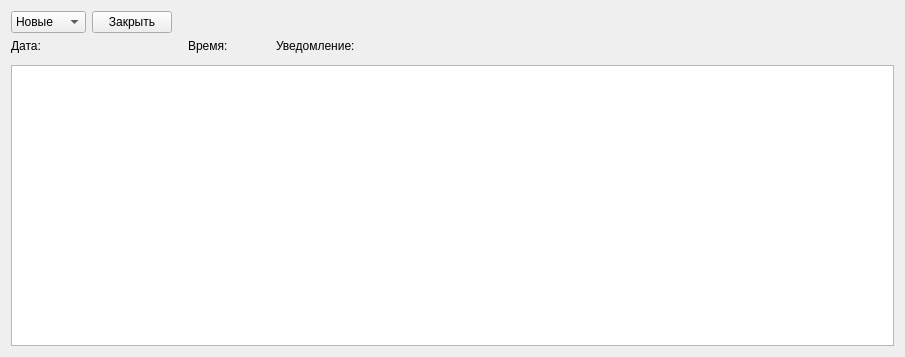
<?xml version="1.0" encoding="UTF-8"?>
<ui version="4.0">
 <class>NotificationsListWidget</class>
 <widget class="QWidget" name="NotificationsListWidget">
  <property name="geometry">
   <rect>
    <x>0</x>
    <y>0</y>
    <width>905</width>
    <height>357</height>
   </rect>
  </property>
  <property name="windowTitle">
   <string>Form</string>
  </property>
  <layout class="QVBoxLayout" name="verticalLayout">
   <item>
    <layout class="QHBoxLayout" name="horizontalLayout_2">
     <item>
      <widget class="QComboBox" name="comboBox">
       <item>
        <property name="text">
         <string>Новые</string>
        </property>
       </item>
       <item>
        <property name="text">
         <string>Старые</string>
        </property>
       </item>
       <item>
        <property name="text">
         <string>Все</string>
        </property>
       </item>
      </widget>
     </item>
     <item>
      <widget class="QPushButton" name="pushButton">
       <property name="text">
        <string>Закрыть</string>
       </property>
      </widget>
     </item>
     <item>
      <spacer name="horizontalSpacer">
       <property name="orientation">
        <enum>Qt::Horizontal</enum>
       </property>
       <property name="sizeHint" stdset="0">
        <size>
         <width>40</width>
         <height>20</height>
        </size>
       </property>
      </spacer>
     </item>
    </layout>
   </item>
   <item>
    <layout class="QHBoxLayout" name="horizontalLayout" stretch="2,1,7">
     <property name="spacing">
      <number>0</number>
     </property>
     <item>
      <widget class="QLabel" name="label_2">
       <property name="text">
        <string>Дата:</string>
       </property>
      </widget>
     </item>
     <item>
      <widget class="QLabel" name="label">
       <property name="text">
        <string>Время:</string>
       </property>
      </widget>
     </item>
     <item>
      <widget class="QLabel" name="label_3">
       <property name="text">
        <string>Уведомление:</string>
       </property>
      </widget>
     </item>
    </layout>
   </item>
   <item>
    <widget class="NotificationsListItem" name="widget" native="true"/>
   </item>
   <item>
    <widget class="QListView" name="listView"/>
   </item>
  </layout>
 </widget>
 <customwidgets>
  <customwidget>
   <class>NotificationsListItem</class>
   <extends>QWidget</extends>
   <header>GUI/NotificationsListItem.h</header>
   <container>1</container>
  </customwidget>
 </customwidgets>
 <resources/>
 <connections/>
</ui>
